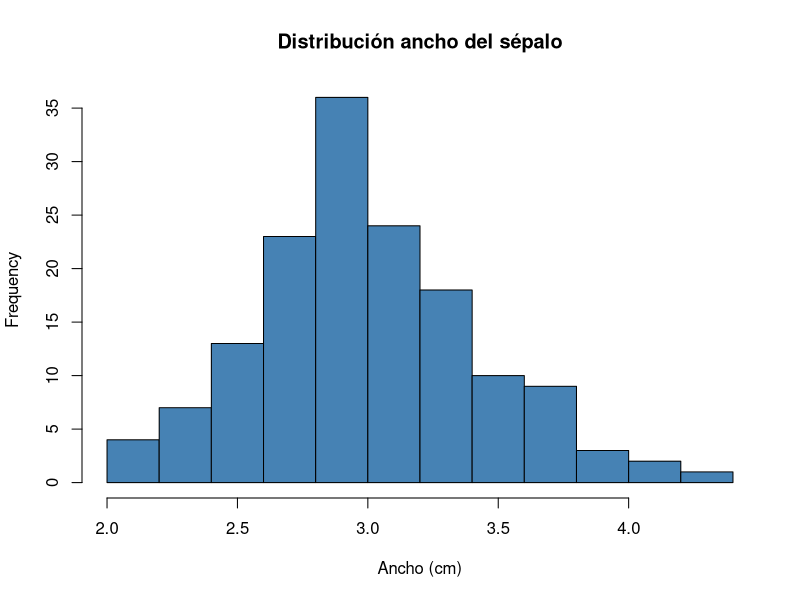
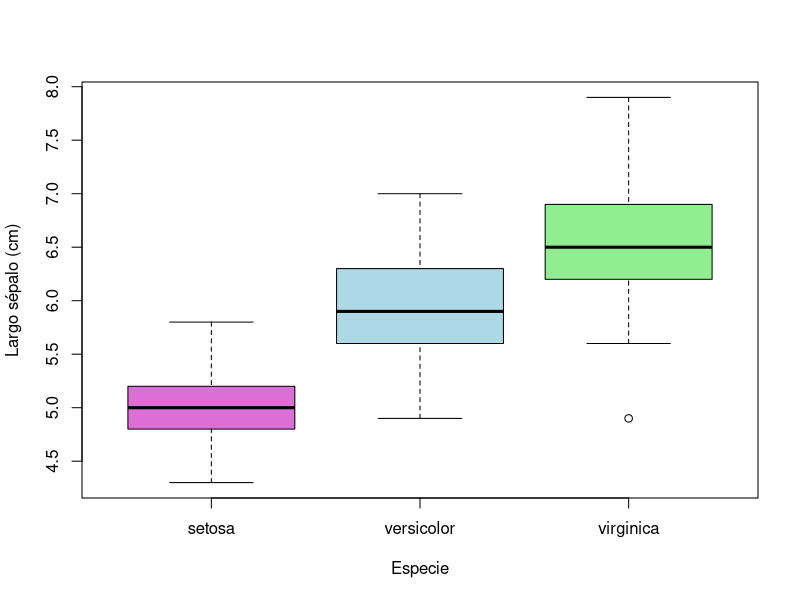
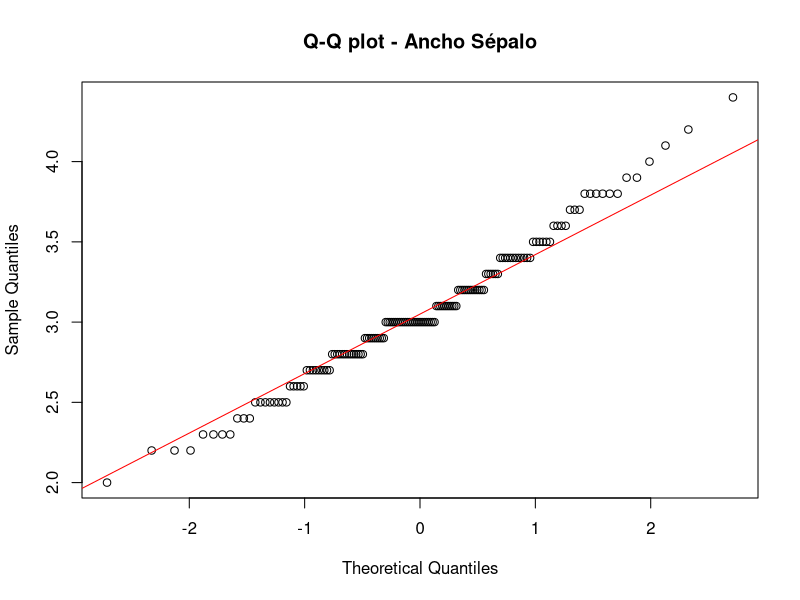
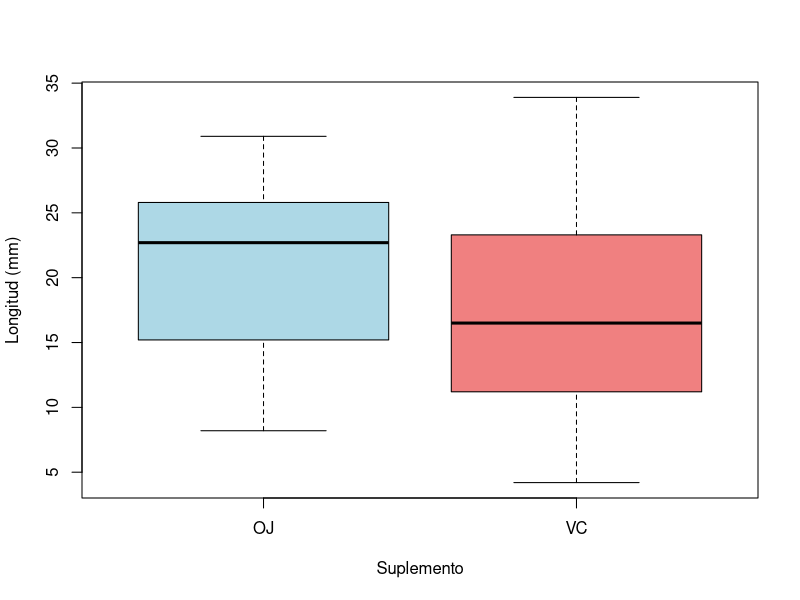
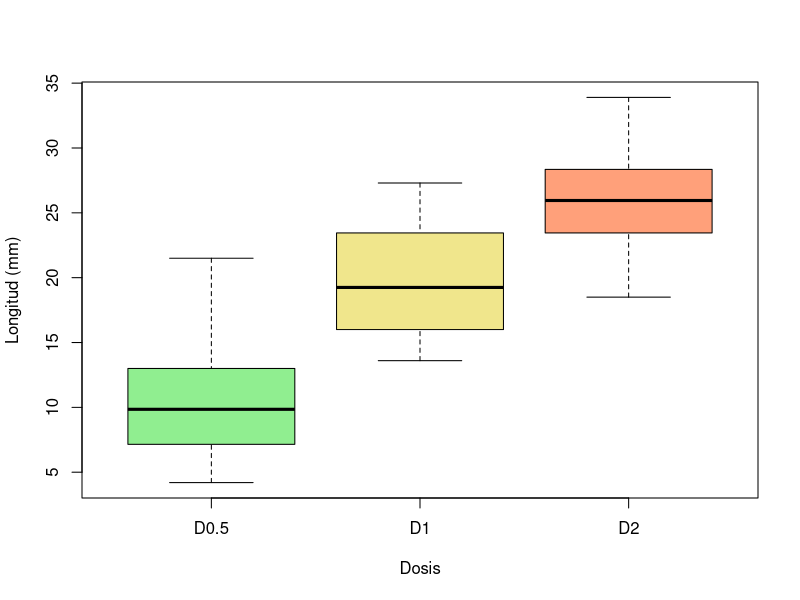
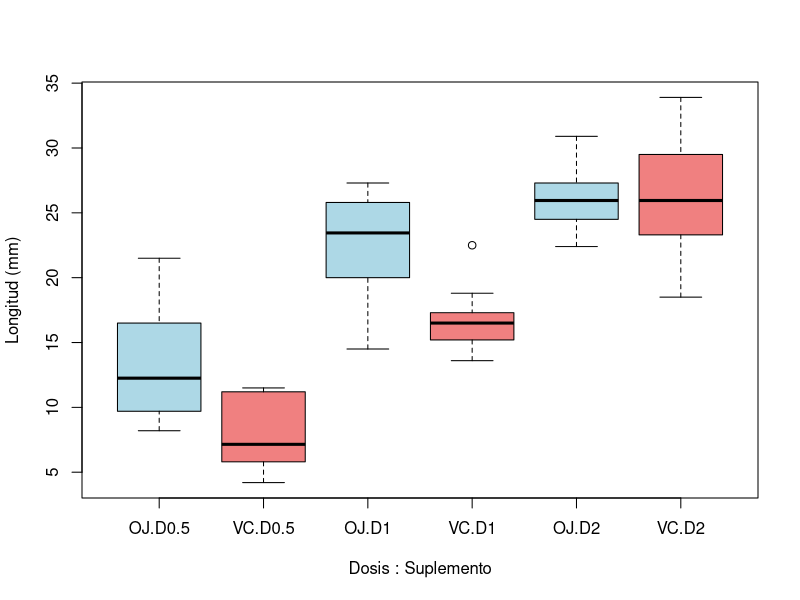
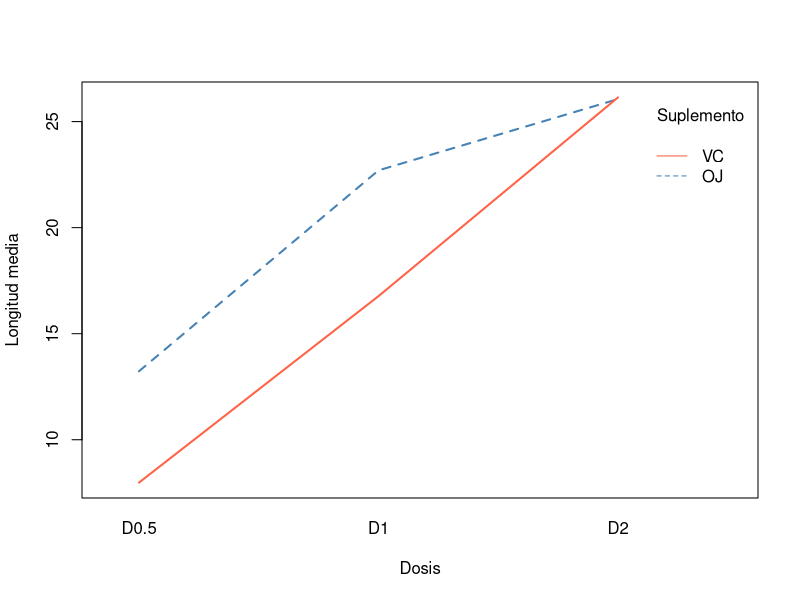
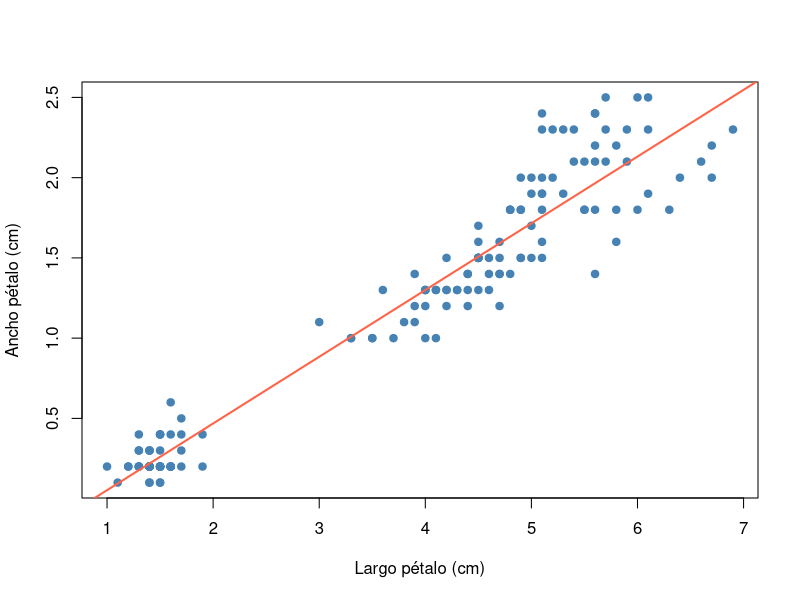

Write the R code that produced these figures, in order.
## ---- chunk 1
data(iris)
colnames(iris) <- c("Largo_Sepalo", "Ancho_Sepalo",
                    "Largo_Petalo", "Ancho_Petalo", "Especie")
str(iris)
## ---- chunk 2
summary(iris)
## ---- chunk 3
mean(iris$Ancho_Sepalo)      # promedio
median(iris$Ancho_Sepalo)    # mediana
## ---- chunk 4
min(iris$Ancho_Sepalo)
max(iris$Ancho_Sepalo)
## ---- chunk 5
sd(iris$Ancho_Sepalo)        # desviación estándar
var(iris$Ancho_Sepalo)       # varianza
## ---- chunk 6
quantile(iris$Ancho_Sepalo, 0.25)   # primer cuartil (Q1)
quantile(iris$Ancho_Sepalo, 0.75)   # tercer cuartil (Q3)
quantile(iris$Ancho_Sepalo)         # todos los cuartiles a la vez
IQR(iris$Ancho_Sepalo)              # rango intercuartil
## ---- chunk 7
colMeans(iris[, 1:4])
## ---- chunk 8
hist(iris$Ancho_Sepalo, main = "Distribución ancho del sépalo",
     xlab = "Ancho (cm)", col = "steelblue")
## ---- chunk 9
boxplot(Largo_Sepalo ~ Especie, data = iris,
        xlab = "Especie", ylab = "Largo sépalo (cm)",
        col = c("orchid", "lightblue", "lightgreen"))
## ---- chunk 10
shapiro.test(iris$Ancho_Sepalo)
## ---- chunk 11
qqnorm(iris$Ancho_Sepalo, main = "Q-Q plot - Ancho Sépalo")
qqline(iris$Ancho_Sepalo, col = "red")
## ---- chunk 12
#            Respuesta   ~ Factor        data = Datos
modelo <- lm(Ancho_Petalo ~ Largo_Petalo, data = iris)
summary(modelo)
## ---- chunk 13
#                   Respuesta  ~ Factor  data = Datos
modelo_anova <- lm(Ancho_Sepalo ~ Especie, data = iris)
anova(modelo_anova)
## ---- chunk 14
fm <- aov(modelo_anova)
TukeyHSD(fm, "Especie", ordered = TRUE)
## ---- chunk 15
data("ToothGrowth")
str(ToothGrowth)
## ---- chunk 16
ToothGrowth$dose <- factor(ToothGrowth$dose,
                           levels = c(0.5, 1, 2),
                           labels = c("D0.5", "D1", "D2"))
head(ToothGrowth)
## ---- chunk 17
boxplot(len ~ supp, data = ToothGrowth,
        col = c("lightblue", "lightcoral"),
        xlab = "Suplemento", ylab = "Longitud (mm)")
## ---- chunk 18
boxplot(len ~ dose, data = ToothGrowth,
        col = c("lightgreen", "khaki", "lightsalmon"),
        xlab = "Dosis", ylab = "Longitud (mm)")
## ---- chunk 19
boxplot(len ~ supp:dose, data = ToothGrowth,
        col = rep(c("lightblue", "lightcoral"), 3),
        xlab = "Dosis : Suplemento", ylab = "Longitud (mm)")
## ---- chunk 20
interaction.plot(x.factor    = ToothGrowth$dose,
                 trace.factor = ToothGrowth$supp,
                 response    = ToothGrowth$len,
                 col = c("steelblue", "tomato"), lwd = 2,
                 xlab = "Dosis", ylab = "Longitud media",
                 trace.label = "Suplemento")
## ---- chunk 21
anova_supp <- lm(len ~ supp, data = ToothGrowth)
anova(anova_supp)
## ---- chunk 22
anova_dose <- lm(len ~ dose, data = ToothGrowth)
anova(anova_dose)
## ---- chunk 23
anova1 <- aov(len ~ supp + dose, data = ToothGrowth)
summary(anova1)
## ---- chunk 24
anova2 <- aov(len ~ supp * dose, data = ToothGrowth)
summary(anova2)
## ---- chunk 25
tuk <- TukeyHSD(anova2)
tuk$supp
tuk$dose
## ---- chunk 26
tuk$`supp:dose`
## ---- chunk 27
t.test(len ~ supp, data = ToothGrowth)
## ---- chunk 28
wilcox.test(len ~ supp, data = ToothGrowth)
## ---- chunk 29
kruskal.test(len ~ dose, data = ToothGrowth)
## ---- chunk 30
cor.test(iris$Largo_Petalo, iris$Ancho_Petalo)
## ---- chunk 31
plot(iris$Largo_Petalo, iris$Ancho_Petalo,
     xlab = "Largo pétalo (cm)", ylab = "Ancho pétalo (cm)",
     pch = 19, col = "steelblue")
abline(lm(Ancho_Petalo ~ Largo_Petalo, data = iris),
       col = "tomato", lwd = 2)
